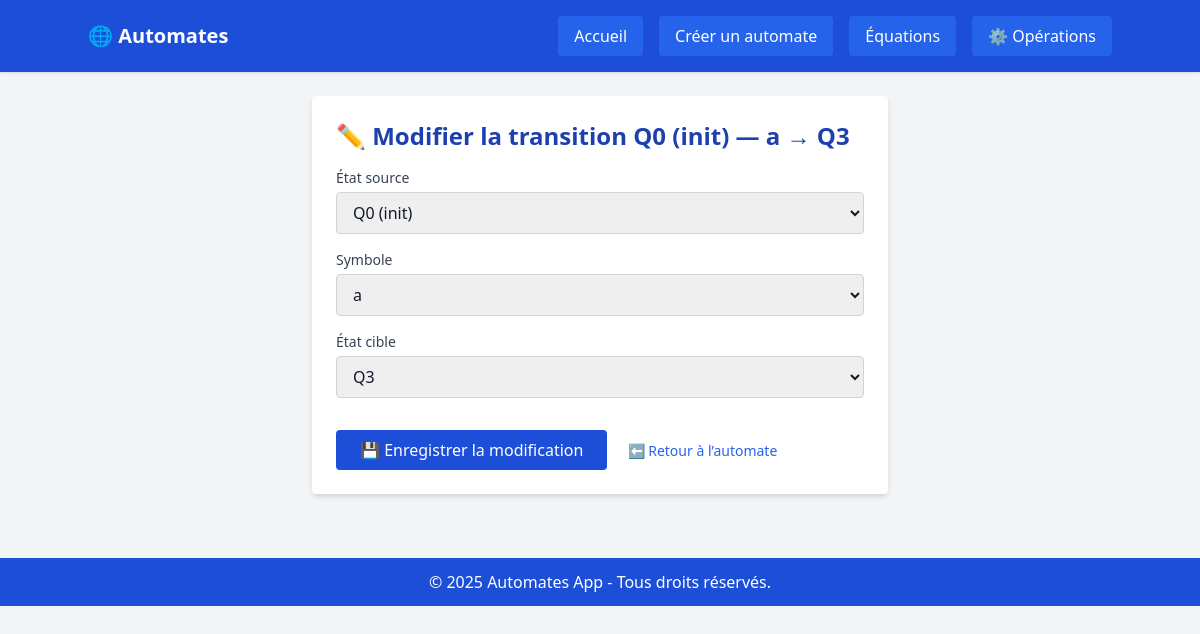
The page /automates/transition/4/modifier/ on the database its author committed.
### Automates/models.py (models this page shows, shortened)
class Transition(models.Model):
    automate = models.ForeignKey(Automate, on_delete=models.CASCADE, related_name='transitions')
    source = models.ForeignKey(Etat, on_delete=models.CASCADE, related_name='transitions_sortantes')
    symbole = models.CharField(max_length=10, help_text="Ex: a, b, ou ε")
    cible = models.ForeignKey(Etat, on_delete=models.CASCADE, related_name='transitions_entrantes')

class Etat(models.Model):
    automate = models.ForeignKey(Automate, on_delete=models.CASCADE, related_name='etats')
    nom = models.CharField(max_length=50)
    est_initial = models.BooleanField(default=False)
    est_final = models.BooleanField(default=False)
    def __str__(self):
        return f"{self.nom}{' (init)' if self.est_initial else ''}{' (final)' if self.est_final else ''}"

### Automates/views.py (the view)
# urls.py: path('transition/<int:transition_id>/modifier/', views.modifier_transition, name='modifier_transition'),
def modifier_transition(request, transition_id):
    transition = get_object_or_404(Transition, id=transition_id)
    automate = transition.automate
    if request.method == 'POST':
        form = TransitionForm(request.POST or None, instance=transition, automate=automate)
        if form.is_valid():
            form.save()
            messages.success(request, "Transition modifiée avec succès !")
            return redirect('details_automate', automate_id=automate.id)
    else:
        form = TransitionForm(instance=transition, automate=automate)
    return render(request, 'automates/ajouter_transition.html', {'form': form, 'automate': automate, 'transition': transition})

### Automates/forms.py (shortened to what this page needs)
class TransitionForm(forms.ModelForm):
    class Meta:
        model = Transition
        fields = ['source', 'symbole', 'cible']
    def __init__(self, *args, automate=None, **kwargs):
        super().__init__(*args, **kwargs)
        self.automate = automate
        if automate:
            self.fields['source'].queryset = automate.etats.all()
            self.fields['cible'].queryset = automate.etats.all()
            alphabet = [s.strip() for s in automate.alphabet.split(',')]
            self.fields['symbole'] = forms.ChoiceField(
                choices=[(s, s) for s in alphabet],
                label="Symbole"
            )

### Automates/templatetags/form_filters.py (called while the page is built)
@register.filter(name='add_class')
def add_class(field, css_class):
    return field.as_widget(attrs={"class": css_class})

### Automates/templates/automates/ajouter_transition.html (shortened to what this page needs)
{% extends 'automates/base.html' %}
{% load form_filters %}
{% block content %}
<div class="max-w-xl mx-auto space-y-6">
    <div class="bg-white p-6 rounded shadow-md">
        <h2 class="text-2xl font-bold text-blue-800 mb-4">
            {% if transition %}
                ✏️ Modifier la transition {{ transition.source }} — {{ transition.symbole }} → {{ transition.cible }}
            {% else %}
                ➕ Ajouter une transition à <span class="text-green-700">{{ automate.nom }}</span>
            {% endif %}
        </h2>
        <form method="post" class="space-y-4">
            <div class="grid grid-cols-1 gap-4">
                <div>
                    <label for="id_source" class="block text-sm font-medium text-gray-700">État source</label>
                    {{ form.source|add_class:"mt-1 block w-full border border-gray-300 rounded px-3 py-2" }}
                </div>
                <div>
                    <label for="id_symbole" class="block text-sm font-medium text-gray-700">Symbole</label>
                    {{ form.symbole|add_class:"mt-1 block w-full border border-gray-300 rounded px-3 py-2" }}
                </div>
                <div>
                    <label for="id_cible" class="block text-sm font-medium text-gray-700">État cible</label>
                    {{ form.cible|add_class:"mt-1 block w-full border border-gray-300 rounded px-3 py-2" }}
                </div>
            </div>
            <div class="pt-4">
                <button type="submit" class="bg-blue-700 text-white px-6 py-2 rounded hover:bg-blue-800 transition">
                    {% if transition %}💾 Enregistrer la modification{% else %}➕ Ajouter la transition{% endif %}
                </button>
                <a href="{% url 'details_automate' automate.id %}" class="ml-4 text-blue-600 hover:underline text-sm">⬅ Retour à l’automate</a>
            </div>
        </form>
    </div>
</div>
{% endblock %}

### rows shown on the page
Transition: source "Q0 (init)", symbole "a", cible "Q3"
